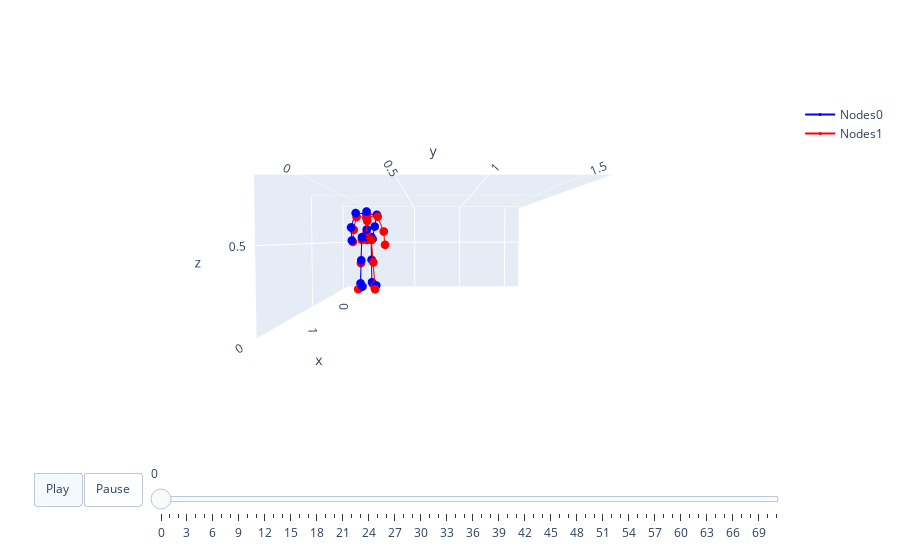

The notebook cell saved with this chart:
### Code cell
x = pose[0].detach().cpu().numpy()
y = pred_pose_eval[0].detach().cpu().numpy()
visualize_2motions(x, val_loader.dataset.std, val_loader.dataset.mean, args.dataname, m_length[0], y)

### Figure 1 — Plotly figure (JSON) as saved in the notebook; plotly's stock layout.template omitted (floating-point values rounded to 4 significant figures)
{"data": [{"marker": {"color": "blue", "size": 3}, "mode": "lines+markers", "name": "Nodes0", "type": "scatter3d", "x": [0, 0.02826, null, 0.02826, 0.01471, null, 0.01471, 0.001116, null, 0.001116, 0.02367, null, 0.02367, 0.07448, null, 0, -0.02826, null, -0.02826, -0.05049, null, -0.05049, -0.07281, null, -0.07281, -0.05293, null, -0.05293, -0.0145, null, 0, 0.009004, null, 0.009004, 0.00549, null, 0.00549, 0.006946, null, 0.006946, 0.02316, null, 0.006946, 0.03466, null, 0.03466, -0.05977, null, -0.05977, -0.09838, null, 0.006946, -0.02077, null, -0.02077, -0.1587, null, -0.1587, -0.1924, null], "y": [0, -0.04364, null, -0.04364, -0.05552, null, -0.05552, -0.06744, null, -0.06744, -0.05531, null, -0.05531, -0.0327, null, 0, 0.04364, null, 0.04364, 0.04278, null, 0.04278, 0.04191, null, 0.04191, 0.05709, null, 0.05709, 0.09681, null, 0, 0.003757, null, 0.003757, 0.001912, null, 0.001912, -0.0005631, null, -0.0005631, 0.005327, null, -0.0005631, -0.1068, null, -0.1068, -0.1769, null, -0.1769, -0.1785, null, -0.0005631, 0.1056, null, 0.1056, 0.06097, null, 0.06097, 0.03086, null], "z": [0.5561, 0.5549, null, 0.5549, 0.3106, null, 0.3106, 0.06527, null, 0.06527, 0.04913, null, 0.04913, 0.04044, null, 0.5561, 0.5572, null, 0.5572, 0.3132, null, 0.3132, 0.06825, null, 0.06825, 0.0512, null, 0.0512, 0.04055, null, 0.5561, 0.6355, null, 0.6355, 0.7554, null, 0.7554, 0.7993, null, 0.7993, 0.8239, null, 0.7993, 0.8065, null, 0.8065, 0.6599, null, 0.6599, 0.5201, null, 0.7993, 0.7921, null, 0.7921, 0.6724, null, 0.6724, 0.5347, null]}, {"marker": {"color": "red", "size": 3}, "mode": "lines+markers", "name": "Nodes1", "type": "scatter3d", "x": [0, -0.001922, null, -0.001922, -0.02617, null, -0.02617, -0.04308, null, -0.04308, -0.02139, null, -0.02139, 0.02944, null, 0, 0.00161, null, 0.00161, -0.02268, null, -0.02268, -0.04079, null, -0.04079, -0.01872, null, -0.01872, 0.03219, null, 0, 0.009551, null, 0.009551, 0.009904, null, 0.009904, 0.007572, null, 0.007572, 0.02133, null, 0.007572, 0.01561, null, 0.01561, -0.1098, null, -0.1098, -0.1341, null, 0.007572, 0.00083, null, 0.00083, -0.09827, null, -0.09827, -0.1276, null], "y": [0, -0.05073, null, -0.05073, -0.06666, null, -0.06666, -0.07092, null, -0.07092, -0.06953, null, -0.06953, -0.08677, null, 0, 0.05056, null, 0.05056, 0.0651, null, 0.0651, 0.0797, null, 0.0797, 0.07886, null, 0.07886, 0.09173, null, 0, 0.00105, null, 0.00105, 0.008254, null, 0.008254, 0.007596, null, 0.007596, 0.009898, null, 0.007596, -0.1018, null, -0.1018, -0.16, null, -0.16, -0.1758, null, 0.007596, 0.118, null, 0.118, 0.1678, null, 0.1678, 0.1771, null], "z": [0.5251, 0.526, null, 0.526, 0.2779, null, 0.2779, 0.03771, null, 0.03771, 0.01918, null, 0.01918, 0.006134, null, 0.5251, 0.5246, null, 0.5246, 0.2867, null, 0.2867, 0.03753, null, 0.03753, 0.0168, null, 0.0168, 0.005608, null, 0.5251, 0.6017, null, 0.6017, 0.7261, null, 0.7261, 0.7691, null, 0.7691, 0.7969, null, 0.7691, 0.7672, null, 0.7672, 0.6355, null, 0.6355, 0.5036, null, 0.7691, 0.7708, null, 0.7708, 0.6171, null, 0.6171, 0.4724, null]}], "layout": {"scene": {"aspectmode": "manual", "aspectratio": {"x": 2.107, "y": 1.9, "z": 0.8802}, "camera": {"eye": {"x": 3, "y": 0, "z": 0.1}}, "xaxis": {"range": [-0.1954, 1.912]}, "yaxis": {"range": [-0.2465, 1.653]}, "zaxis": {"range": [-0.003829, 0.8764]}}, "sliders": [{"len": 0.9, "pad": {"b": 10, "t": 60}, "steps": [{"args": [["frame0"], {"frame": {"duration": 0}, "fromcurrent": true, "mode": "immediate", "transition": {"duration": 0, "easing": "linear"}}], "label": "0", "method": "animate"}, {"args": [["frame1"], {"frame": {"duration": 0}, "fromcurrent": true, "mode": "immediate", "transition": {"duration": 0, "easing": "linear"}}], "label": "1", "method": "animate"}, {"args": [["frame2"], {"frame": {"duration": 0}, "fromcurrent": true, "mode": "immediate", "transition": {"duration": 0, "easing": "linear"}}], "label": "2", "method": "animate"}, {"args": [["frame3"], {"frame": {"duration": 0}, "fromcurrent": true, "mode": "immediate", "transition": {"duration": 0, "easing": "linear"}}], "label": "3", "method": "animate"}, {"args": [["frame4"], {"frame": {"duration": 0}, "fromcurrent": true, "mode": "immediate", "transition": {"duration": 0, "easing": "linear"}}], "label": "4", "method": "animate"}, {"args": [["frame5"], {"frame": {"duration": 0}, "fromcurrent": true, "mode": "immediate", "transition": {"duration": 0, "easing": "linear"}}], "label": "5", "method": "animate"}, {"args": [["frame6"], {"frame": {"duration": 0}, "fromcurrent": true, "mode": "immediate", "transition": {"duration": 0, "easing": "linear"}}], "label": "6", "method": "animate"}, {"args": [["frame7"], {"frame": {"duration": 0}, "fromcurrent": true, "mode": "immediate", "transition": {"duration": 0, "easing": "linear"}}], "label": "7", "method": "animate"}, {"args": [["frame8"], {"frame": {"duration": 0}, "fromcurrent": true, "mode": "immediate", "transition": {"duration": 0, "easing": "linear"}}], "label": "8", "method": "animate"}, {"args": [["frame9"], {"frame": {"duration": 0}, "fromcurrent": true, "mode": "immediate", "transition": {"duration": 0, "easing": "linear"}}], "label": "9", "method": "animate"}, {"args": [["frame10"], {"frame": {"duration": 0}, "fromcurrent": true, "mode": "immediate", "transition": {"duration": 0, "easing": "linear"}}], "label": "10", "method": "animate"}, {"args": [["frame11"], {"frame": {"duration": 0}, "fromcurrent": true, "mode": "immediate", "transition": {"duration": 0, "easing": "linear"}}], "label": "11", "method": "animate"}, {"args": [["frame12"], {"frame": {"duration": 0}, "fromcurrent": true, "mode": "immediate", "transition": {"duration": 0, "easing": "linear"}}], "label": "12", "method": "animate"}, {"args": [["frame13"], {"frame": {"duration": 0}, "fromcurrent": true, "mode": "immediate", "transition": {"duration": 0, "easing": "linear"}}], "label": "13", "method": "animate"}, {"args": [["frame14"], {"frame": {"duration": 0}, "fromcurrent": true, "mode": "immediate", "transition": {"duration": 0, "easing": "linear"}}], "label": "14", "method": "animate"}, {"args": [["frame15"], {"frame": {"duration": 0}, "fromcurrent": true, "mode": "immediate", "transition": {"duration": 0, "easing": "linear"}}], "label": "15", "method": "animate"}, {"args": [["frame16"], {"frame": {"duration": 0}, "fromcurrent": true, "mode": "immediate", "transition": {"duration": 0, "easing": "linear"}}], "label": "16", "method": "animate"}, {"args": [["frame17"], {"frame": {"duration": 0}, "fromcurrent": true, "mode": "immediate", "transition": {"duration": 0, "easing": "linear"}}], "label": "17", "method": "animate"}, {"args": [["frame18"], {"frame": {"duration": 0}, "fromcurrent": true, "mode": "immediate", "transition": {"duration": 0, "easing": "linear"}}], "label": "18", "method": "animate"}, {"args": [["frame19"], {"frame": {"duration": 0}, "fromcurrent": true, "mode": "immediate", "transition": {"duration": 0, "easing": "linear"}}], "label": "19", "method": "animate"}, {"args": [["frame20"], {"frame": {"duration": 0}, "fromcurrent": true, "mode": "immediate", "transition": {"duration": 0, "easing": "linear"}}], "label": "20", "method": "animate"}, {"args": [["frame21"], {"frame": {"duration": 0}, "fromcurrent": true, "mode": "immediate", "transition": {"duration": 0, "easing": "linear"}}], "label": "21", "method": "animate"}, {"args": [["frame22"], {"frame": {"duration": 0}, "fromcurrent": true, "mode": "immediate", "transition": {"duration": 0, "easing": "linear"}}], "label": "22", "method": "animate"}, {"args": [["frame23"], {"frame": {"duration": 0}, "fromcurrent": true, "mode": "immediate", "transition": {"duration": 0, "easing": "linear"}}], "label": "23", "method": "animate"}, {"args": [["frame24"], {"frame": {"duration": 0}, "fromcurrent": true, "mode": "immediate", "transition": {"duration": 0, "easing": "linear"}}], "label": "24", "method": "animate"}, {"args": [["frame25"], {"frame": {"duration": 0}, "fromcurrent": true, "mode": "immediate", "transition": {"duration": 0, "easing": "linear"}}], "label": "25", "method": "animate"}, {"args": [["frame26"], {"frame": {"duration": 0}, "fromcurrent": true, "mode": "immediate", "transition": {"duration": 0, "easing": "linear"}}], "label": "26", "method": "animate"}, {"args": [["frame27"], {"frame": {"duration": 0}, "fromcurrent": true, "mode": "immediate", "transition": {"duration": 0, "easing": "linear"}}], "label": "27", "method": "animate"}, {"args": [["frame28"], {"frame": {"duration": 0}, "fromcurrent": true, "mode": "immediate", "transition": {"duration": 0, "easing": "linear"}}], "label": "28", "method": "animate"}, {"args": [["frame29"], {"frame": {"duration": 0}, "fromcurrent": true, "mode": "immediate", "transition": {"duration": 0, "easing": "linear"}}], "label": "29", "method": "animate"}, {"args": [["frame30"], {"frame": {"duration": 0}, "fromcurrent": true, "mode": "immediate", "transition": {"duration": 0, "easing": "linear"}}], "label": "30", "method": "animate"}, {"args": [["frame31"], {"frame": {"duration": 0}, "fromcurrent": true, "mode": "immediate", "transition": {"duration": 0, "easing": "linear"}}], "label": "31", "method": "animate"}, {"args": [["frame32"], {"frame": {"duration": 0}, "fromcurrent": true, "mode": "immediate", "transition": {"duration": 0, "easing": "linear"}}], "label": "32", "method": "animate"}, {"args": [["frame33"], {"frame": {"duration": 0}, "fromcurrent": true, "mode": "immediate", "transition": {"duration": 0, "easing": "linear"}}], "label": "33", "method": "animate"}, {"args": [["frame34"], {"frame": {"duration": 0}, "fromcurrent": true, "mode": "immediate", "transition": {"duration": 0, "easing": "linear"}}], "label": "34", "method": "animate"}, {"args": [["frame35"], {"frame": {"duration": 0}, "fromcurrent": true, "mode": "immediate", "transition": {"duration": 0, "easing": "linear"}}], "label": "35", "method": "animate"}, {"args": [["frame36"], {"frame": {"duration": 0}, "fromcurrent": true, "mode": "immediate", "transition": {"duration": 0, "easing": "linear"}}], "label": "36", "method": "animate"}, {"args": [["frame37"], {"frame": {"duration": 0}, "fromcurrent": true, "mode": "immediate", "transition": {"duration": 0, "easing": "linear"}}], "label": "37", "method": "animate"}, {"args": [["frame38"], {"frame": {"duration": 0}, "fromcurrent": true, "mode": "immediate", "transition": {"duration": 0, "easing": "linear"}}], "label": "38", "method": "animate"}, {"args": [["frame39"], {"frame": {"duration": 0}, "fromcurrent": true, "mode": "immediate", "transition": {"duration": 0, "easing": "linear"}}], "label": "39", "method": "animate"}, {"args": [["frame40"], {"frame": {"duration": 0}, "fromcurrent": true, "mode": "immediate", "transition": {"duration": 0, "easing": "linear"}}], "label": "40", "method": "animate"}, {"args": [["frame41"], {"frame": {"duration": 0}, "fromcurrent": true, "mode": "immediate", "transition": {"duration": 0, "easing": "linear"}}], "label": "41", "method": "animate"}, {"args": [["frame42"], {"frame": {"duration": 0}, "fromcurrent": true, "mode": "immediate", "transition": {"duration": 0, "easing": "linear"}}], "label": "42", "method": "animate"}, {"args": [["frame43"], {"frame": {"duration": 0}, "fromcurrent": true, "mode": "immediate", "transition": {"duration": 0, "easing": "linear"}}], "label": "43", "method": "animate"}, {"args": [["frame44"], {"frame": {"duration": 0}, "fromcurrent": true, "mode": "immediate", "transition": {"duration": 0, "easing": "linear"}}], "label": "44", "method": "animate"}, {"args": [["frame45"], {"frame": {"duration": 0}, "fromcurrent": true, "mode": "immediate", "transition": {"duration": 0, "easing": "linear"}}], "label": "45", "method": "animate"}, {"args": [["frame46"], {"frame": {"duration": 0}, "fromcurrent": true, "mode": "immediate", "transition": {"duration": 0, "easing": "linear"}}], "label": "46", "method": "animate"}, {"args": [["frame47"], {"frame": {"duration": 0}, "fromcurrent": true, "mode": "immediate", "transition": {"duration": 0, "easing": "linear"}}], "label": "47", "method": "animate"}, {"args": [["frame48"], {"frame": {"duration": 0}, "fromcurrent": true, "mode": "immediate", "transition": {"duration": 0, "easing": "linear"}}], "label": "48", "method": "animate"}, {"args": [["frame49"], {"frame": {"duration": 0}, "fromcurrent": true, "mode": "immediate", "transition": {"duration": 0, "easing": "linear"}}], "label": "49", "method": "animate"}, {"args": [["frame50"], {"frame": {"duration": 0}, "fromcurrent": true, "mode": "immediate", "transition": {"duration": 0, "easing": "linear"}}], "label": "50", "method": "animate"}, {"args": [["frame51"], {"frame": {"duration": 0}, "fromcurrent": true, "mode": "immediate", "transition": {"duration": 0, "easing": "linear"}}], "label": "51", "method": "animate"}, {"args": [["frame52"], {"frame": {"duration": 0}, "fromcurrent": true, "mode": "immediate", "transition": {"duration": 0, "easing": "linear"}}], "label": "52", "method": "animate"}, {"args": [["frame53"], {"frame": {"duration": 0}, "fromcurrent": true, "mode": "immediate", "transition": {"duration": 0, "easing": "linear"}}], "label": "53", "method": "animate"}, {"args": [["frame54"], {"frame": {"duration": 0}, "fromcurrent": true, "mode": "immediate", "transition": {"duration": 0, "easing": "linear"}}], "label": "54", "method": "animate"}, {"args": [["frame55"], {"frame": {"duration": 0}, "fromcurrent": true, "mode": "immediate", "transition": {"duration": 0, "easing": "linear"}}], "label": "55", "method": "animate"}, {"args": [["frame56"], {"frame": {"duration": 0}, "fromcurrent": true, "mode": "immediate", "transition": {"duration": 0, "easing": "linear"}}], "label": "56", "method": "animate"}, {"args": [["frame57"], {"frame": {"duration": 0}, "fromcurrent": true, "mode": "immediate", "transition": {"duration": 0, "easing": "linear"}}], "label": "57", "method": "animate"}, {"args": [["frame58"], {"frame": {"duration": 0}, "fromcurrent": true, "mode": "immediate", "transition": {"duration": 0, "easing": "linear"}}], "label": "58", "method": "animate"}, {"args": [["frame59"], {"frame": {"duration": 0}, "fromcurrent": true, "mode": "immediate", "transition": {"duration": 0, "easing": "linear"}}], "label": "59", "method": "animate"}, {"args": [["frame60"], {"frame": {"duration": 0}, "fromcurrent": true, "mode": "immediate", "transition": {"duration": 0, "easing": "linear"}}], "label": "60", "method": "animate"}, {"args": [["frame61"], {"frame": {"duration": 0}, "fromcurrent": true, "mode": "immediate", "transition": {"duration": 0, "easing": "linear"}}], "label": "61", "method": "animate"}, {"args": [["frame62"], {"frame": {"duration": 0}, "fromcurrent": true, "mode": "immediate", "transition": {"duration": 0, "easing": "linear"}}], "label": "62", "method": "animate"}, {"args": [["frame63"], {"frame": {"duration": 0}, "fromcurrent": true, "mode": "immediate", "transition": {"duration": 0, "easing": "linear"}}], "label": "63", "method": "animate"}, {"args": [["frame64"], {"frame": {"duration": 0}, "fromcurrent": true, "mode": "immediate", "transition": {"duration": 0, "easing": "linear"}}], "label": "64", "method": "animate"}, {"args": [["frame65"], {"frame": {"duration": 0}, "fromcurrent": true, "mode": "immediate", "transition": {"duration": 0, "easing": "linear"}}], "label": "65", "method": "animate"}, {"args": [["frame66"], {"frame": {"duration": 0}, "fromcurrent": true, "mode": "immediate", "transition": {"duration": 0, "easing": "linear"}}], "label": "66", "method": "animate"}, {"args": [["frame67"], {"frame": {"duration": 0}, "fromcurrent": true, "mode": "immediate", "transition": {"duration": 0, "easing": "linear"}}], "label": "67", "method": "animate"}, {"args": [["frame68"], {"frame": {"duration": 0}, "fromcurrent": true, "mode": "immediate", "transition": {"duration": 0, "easing": "linear"}}], "label": "68", "method": "animate"}, {"args": [["frame69"], {"frame": {"duration": 0}, "fromcurrent": true, "mode": "immediate", "transition": {"duration": 0, "easing": "linear"}}], "label": "69", "method": "animate"}, {"args": [["frame70"], {"frame": {"duration": 0}, "fromcurrent": true, "mode": "immediate", "transition": {"duration": 0, "easing": "linear"}}], "label": "70", "method": "animate"}, {"args": [["frame71"], {"frame": {"duration": 0}, "fromcurrent": true, "mode": "immediate", "transition": {"duration": 0, "easing": "linear"}}], "label": "71", "method": "animate"}], "x": 0.1, "y": 0}], "updatemenus": [{"buttons": [{"args": [null, {"frame": {"duration": 40}, "fromcurrent": true, "mode": "immediate", "transition": {"duration": 40, "easing": "linear"}}], "label": "Play", "method": "animate"}, {"args": [[null], {"frame": {"duration": 0}, "fromcurrent": true, "mode": "immediate", "transition": {"duration": 0, "easing": "linear"}}], "label": "Pause", "method": "animate"}], "direction": "left", "pad": {"r": 10, "t": 70}, "type": "buttons", "x": 0.1, "y": 0}]}}
